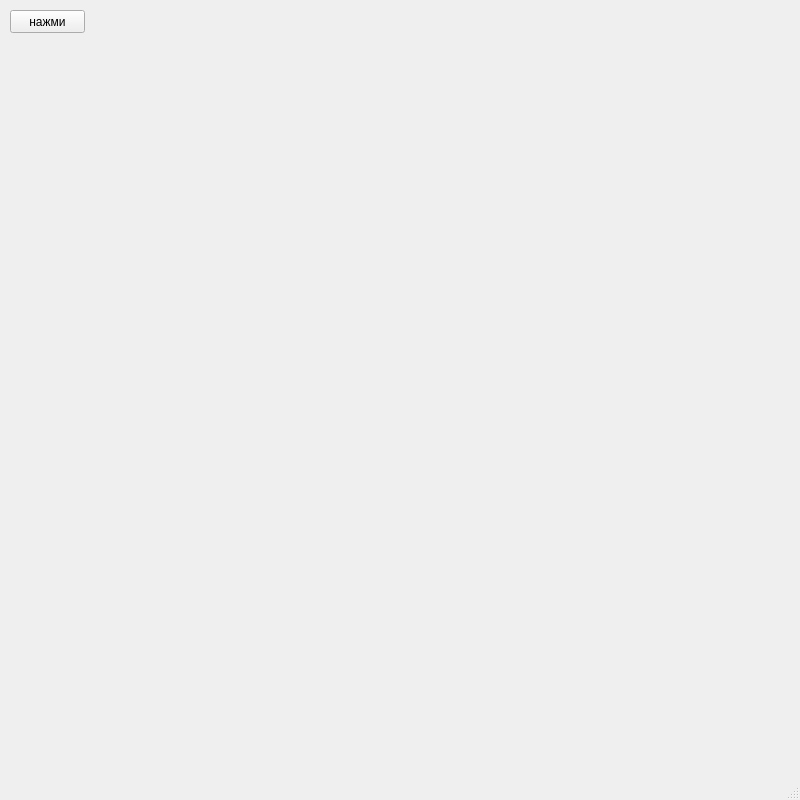
<?xml version="1.0" encoding="UTF-8"?>
<ui version="4.0">
 <class>MainWindow</class>
 <widget class="QMainWindow" name="MainWindow">
  <property name="geometry">
   <rect>
    <x>0</x>
    <y>0</y>
    <width>800</width>
    <height>800</height>
   </rect>
  </property>
  <property name="windowTitle">
   <string>MainWindow</string>
  </property>
  <widget class="QWidget" name="centralwidget">
   <widget class="QPushButton" name="pushButton">
    <property name="geometry">
     <rect>
      <x>10</x>
      <y>10</y>
      <width>75</width>
      <height>23</height>
     </rect>
    </property>
    <property name="text">
     <string>нажми</string>
    </property>
   </widget>
  </widget>
  <widget class="QMenuBar" name="menubar">
   <property name="geometry">
    <rect>
     <x>0</x>
     <y>0</y>
     <width>800</width>
     <height>21</height>
    </rect>
   </property>
  </widget>
  <widget class="QStatusBar" name="statusbar"/>
 </widget>
 <resources/>
 <connections/>
</ui>
